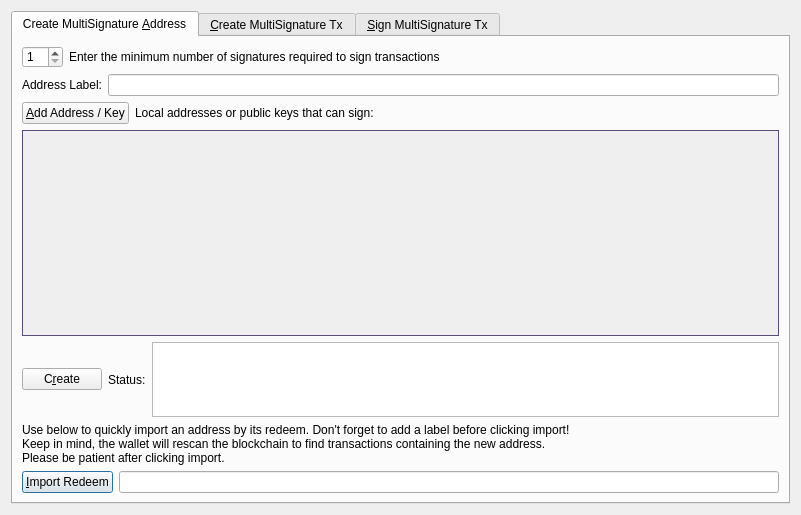
<?xml version="1.0" encoding="UTF-8"?>
<ui version="4.0">
 <class>MultisigDialog</class>
 <widget class="QDialog" name="MultisigDialog">
  <property name="geometry">
   <rect>
    <x>0</x>
    <y>0</y>
    <width>801</width>
    <height>515</height>
   </rect>
  </property>
  <property name="sizePolicy">
   <sizepolicy hsizetype="Fixed" vsizetype="Fixed">
    <horstretch>0</horstretch>
    <verstretch>0</verstretch>
   </sizepolicy>
  </property>
  <property name="windowTitle">
   <string>Multisignature Address Interactions</string>
  </property>
  <layout class="QVBoxLayout" name="verticalLayout_8">
   <item>
    <widget class="QTabWidget" name="multisigTabWidget">
     <property name="styleSheet">
      <string notr="true">QScrollArea{border: 1px solid #5b4c7c;}</string>
     </property>
     <property name="currentIndex">
      <number>0</number>
     </property>
     <widget class="QWidget" name="addMultisigTab">
      <property name="sizePolicy">
       <sizepolicy hsizetype="Minimum" vsizetype="Minimum">
        <horstretch>0</horstretch>
        <verstretch>0</verstretch>
       </sizepolicy>
      </property>
      <attribute name="title">
       <string>Create MultiSignature &amp;Address</string>
      </attribute>
      <layout class="QVBoxLayout" name="verticalLayout">
       <item>
        <layout class="QHBoxLayout" name="enterMLayout">
         <item>
          <widget class="QSpinBox" name="enterMSpinbox">
           <property name="sizePolicy">
            <sizepolicy hsizetype="Fixed" vsizetype="Fixed">
             <horstretch>0</horstretch>
             <verstretch>0</verstretch>
            </sizepolicy>
           </property>
           <property name="toolTip">
            <string>How many people must sign to verify a transaction</string>
           </property>
           <property name="minimum">
            <number>1</number>
           </property>
           <property name="maximum">
            <number>15</number>
           </property>
           <property name="value">
            <number>1</number>
           </property>
          </widget>
         </item>
         <item>
          <widget class="QLabel" name="enterMLabel">
           <property name="text">
            <string>Enter the minimum number of signatures required to sign transactions</string>
           </property>
          </widget>
         </item>
        </layout>
       </item>
       <item>
        <layout class="QHBoxLayout" name="addressLabelLayout">
         <item>
          <widget class="QLabel" name="addressLableLabel">
           <property name="text">
            <string>Address Label:</string>
           </property>
          </widget>
         </item>
         <item>
          <widget class="QLineEdit" name="multisigAddressLabel"/>
         </item>
        </layout>
       </item>
       <item>
        <layout class="QHBoxLayout" name="addAddressLayout">
         <item>
          <widget class="QPushButton" name="addAddressButton">
           <property name="toolTip">
            <string>Add another address that could sign to verify a transaction from the multisig address.</string>
           </property>
           <property name="text">
            <string>&amp;Add Address / Key</string>
           </property>
           <property name="icon">
            <iconset resource="../novacash.qrc">
             <normaloff>:/icons/add</normaloff>:/icons/add</iconset>
           </property>
           <property name="autoDefault">
            <bool>false</bool>
           </property>
          </widget>
         </item>
         <item>
          <widget class="QLabel" name="addAddressLabel">
           <property name="sizePolicy">
            <sizepolicy hsizetype="Preferred" vsizetype="Fixed">
             <horstretch>0</horstretch>
             <verstretch>0</verstretch>
            </sizepolicy>
           </property>
           <property name="text">
            <string>Local addresses or public keys that can sign:</string>
           </property>
          </widget>
         </item>
         <item>
          <spacer name="addAddressSpacer_2">
           <property name="orientation">
            <enum>Qt::Horizontal</enum>
           </property>
           <property name="sizeHint" stdset="0">
            <size>
             <width>40</width>
             <height>10</height>
            </size>
           </property>
          </spacer>
         </item>
        </layout>
       </item>
       <item>
        <widget class="QScrollArea" name="addAddressScrollArea">
         <property name="sizePolicy">
          <sizepolicy hsizetype="Preferred" vsizetype="Expanding">
           <horstretch>0</horstretch>
           <verstretch>0</verstretch>
          </sizepolicy>
         </property>
         <property name="widgetResizable">
          <bool>true</bool>
         </property>
         <widget class="QWidget" name="addAddressWidget">
          <property name="geometry">
           <rect>
            <x>0</x>
            <y>0</y>
            <width>759</width>
            <height>174</height>
           </rect>
          </property>
          <layout class="QVBoxLayout" name="verticalLayout_5">
           <item>
            <layout class="QVBoxLayout" name="addressList"/>
           </item>
           <item>
            <spacer name="verticalSpacer">
             <property name="orientation">
              <enum>Qt::Vertical</enum>
             </property>
             <property name="sizeHint" stdset="0">
              <size>
               <width>20</width>
               <height>40</height>
              </size>
             </property>
            </spacer>
           </item>
          </layout>
         </widget>
        </widget>
       </item>
       <item>
        <layout class="QHBoxLayout" name="addMultisigLayout">
         <item>
          <widget class="QPushButton" name="addMultisigButton">
           <property name="sizePolicy">
            <sizepolicy hsizetype="Preferred" vsizetype="Fixed">
             <horstretch>0</horstretch>
             <verstretch>0</verstretch>
            </sizepolicy>
           </property>
           <property name="toolTip">
            <string>Create a new multisig address</string>
           </property>
           <property name="toolTipDuration">
            <number>-3</number>
           </property>
           <property name="text">
            <string>C&amp;reate</string>
           </property>
           <property name="icon">
            <iconset resource="../novacash.qrc">
             <normaloff>:/icons/gearwheel_dark</normaloff>:/icons/gearwheel_dark</iconset>
           </property>
           <property name="autoDefault">
            <bool>false</bool>
           </property>
          </widget>
         </item>
         <item>
          <widget class="QLabel" name="label">
           <property name="text">
            <string>Status:</string>
           </property>
          </widget>
         </item>
         <item>
          <widget class="QTextEdit" name="addMultisigStatus">
           <property name="sizePolicy">
            <sizepolicy hsizetype="Expanding" vsizetype="Fixed">
             <horstretch>0</horstretch>
             <verstretch>0</verstretch>
            </sizepolicy>
           </property>
           <property name="maximumSize">
            <size>
             <width>16777215</width>
             <height>75</height>
            </size>
           </property>
           <property name="readOnly">
            <bool>true</bool>
           </property>
           <property name="textInteractionFlags">
            <set>Qt::TextSelectableByKeyboard|Qt::TextSelectableByMouse</set>
           </property>
          </widget>
         </item>
        </layout>
       </item>
       <item>
        <widget class="QLabel" name="label_2">
         <property name="sizePolicy">
          <sizepolicy hsizetype="Preferred" vsizetype="Preferred">
           <horstretch>0</horstretch>
           <verstretch>0</verstretch>
          </sizepolicy>
         </property>
         <property name="text">
          <string>Use below to quickly import an address by its redeem. Don't forget to add a label before clicking import!
Keep in mind, the wallet will rescan the blockchain to find transactions containing the new address.
Please be patient after clicking import.</string>
         </property>
         <property name="scaledContents">
          <bool>false</bool>
         </property>
         <property name="wordWrap">
          <bool>true</bool>
         </property>
        </widget>
       </item>
       <item>
        <layout class="QHBoxLayout" name="importLayout">
         <item>
          <widget class="QPushButton" name="importAddressButton">
           <property name="sizePolicy">
            <sizepolicy hsizetype="Fixed" vsizetype="Fixed">
             <horstretch>0</horstretch>
             <verstretch>0</verstretch>
            </sizepolicy>
           </property>
           <property name="text">
            <string>&amp;Import Redeem</string>
           </property>
           <property name="icon">
            <iconset resource="../novacash.qrc">
             <normaloff>:/icons/import_dark</normaloff>:/icons/import_dark</iconset>
           </property>
          </widget>
         </item>
         <item>
          <widget class="QLineEdit" name="importRedeem">
           <property name="sizePolicy">
            <sizepolicy hsizetype="Preferred" vsizetype="Fixed">
             <horstretch>0</horstretch>
             <verstretch>0</verstretch>
            </sizepolicy>
           </property>
          </widget>
         </item>
        </layout>
       </item>
      </layout>
     </widget>
     <widget class="QWidget" name="createTransactionTab">
      <attribute name="title">
       <string>&amp;Create MultiSignature Tx</string>
      </attribute>
      <layout class="QVBoxLayout" name="verticalLayout_3">
       <item>
        <layout class="QHBoxLayout" name="horizontalLayout_2">
         <item>
          <layout class="QVBoxLayout" name="createTxLayout">
           <item>
            <layout class="QHBoxLayout" name="addTxInputLayout">
             <item>
              <widget class="QLabel" name="addTxInputLabel">
               <property name="sizePolicy">
                <sizepolicy hsizetype="Fixed" vsizetype="Preferred">
                 <horstretch>0</horstretch>
                 <verstretch>0</verstretch>
                </sizepolicy>
               </property>
               <property name="text">
                <string>Inputs:</string>
               </property>
              </widget>
             </item>
             <item>
              <widget class="QPushButton" name="pushButtonCoinControl">
               <property name="sizePolicy">
                <sizepolicy hsizetype="Preferred" vsizetype="Fixed">
                 <horstretch>0</horstretch>
                 <verstretch>0</verstretch>
                </sizepolicy>
               </property>
               <property name="text">
                <string>Coin Control</string>
               </property>
              </widget>
             </item>
             <item>
              <layout class="QFormLayout" name="formLayout_2">
               <property name="rightMargin">
                <number>10</number>
               </property>
               <item row="0" column="0">
                <widget class="QLabel" name="labelQuantity">
                 <property name="text">
                  <string>Quantity Selected:</string>
                 </property>
                </widget>
               </item>
               <item row="0" column="1">
                <widget class="QLabel" name="labelQuantity_int">
                 <property name="text">
                  <string>0</string>
                 </property>
                </widget>
               </item>
               <item row="1" column="0">
                <widget class="QLabel" name="labelAmount">
                 <property name="text">
                  <string>Amount:</string>
                 </property>
                </widget>
               </item>
               <item row="1" column="1">
                <widget class="QLabel" name="labelAmount_int">
                 <property name="text">
                  <string>0</string>
                 </property>
                </widget>
               </item>
              </layout>
             </item>
             <item>
              <widget class="QPushButton" name="addInputButton">
               <property name="sizePolicy">
                <sizepolicy hsizetype="Preferred" vsizetype="Fixed">
                 <horstretch>0</horstretch>
                 <verstretch>0</verstretch>
                </sizepolicy>
               </property>
               <property name="toolTip">
                <string>Add an input to fund the outputs</string>
               </property>
               <property name="text">
                <string>Add a Raw Input</string>
               </property>
               <property name="icon">
                <iconset resource="../novacash.qrc">
                 <normaloff>:/css/default</normaloff>:/css/default</iconset>
               </property>
              </widget>
             </item>
            </layout>
           </item>
           <item>
            <widget class="QScrollArea" name="txInputsScrollArea">
             <property name="sizePolicy">
              <sizepolicy hsizetype="Preferred" vsizetype="Expanding">
               <horstretch>0</horstretch>
               <verstretch>0</verstretch>
              </sizepolicy>
             </property>
             <property name="widgetResizable">
              <bool>true</bool>
             </property>
             <widget class="QWidget" name="txInputsWidget">
              <property name="geometry">
               <rect>
                <x>0</x>
                <y>0</y>
                <width>747</width>
                <height>137</height>
               </rect>
              </property>
              <layout class="QVBoxLayout" name="verticalLayout_7">
               <item>
                <layout class="QVBoxLayout" name="inputsList"/>
               </item>
               <item>
                <spacer name="txInputsSpacer">
                 <property name="orientation">
                  <enum>Qt::Vertical</enum>
                 </property>
                 <property name="sizeHint" stdset="0">
                  <size>
                   <width>20</width>
                   <height>80</height>
                  </size>
                 </property>
                </spacer>
               </item>
              </layout>
             </widget>
            </widget>
           </item>
           <item>
            <layout class="QHBoxLayout" name="addDestinationLayout">
             <item>
              <widget class="QLabel" name="addDestinationLabel">
               <property name="text">
                <string>Address / Amount:</string>
               </property>
              </widget>
             </item>
             <item>
              <widget class="QPushButton" name="addDestinationButton">
               <property name="sizePolicy">
                <sizepolicy hsizetype="Fixed" vsizetype="Fixed">
                 <horstretch>0</horstretch>
                 <verstretch>0</verstretch>
                </sizepolicy>
               </property>
               <property name="toolTip">
                <string>Add destinations to send NOVA to</string>
               </property>
               <property name="text">
                <string>Add &amp;Destination</string>
               </property>
               <property name="icon">
                <iconset resource="../novacash.qrc">
                 <normaloff>:/icons/add</normaloff>:/icons/add</iconset>
               </property>
              </widget>
             </item>
             <item>
              <spacer name="addDestinationHorizontalSpacer">
               <property name="orientation">
                <enum>Qt::Horizontal</enum>
               </property>
               <property name="sizeHint" stdset="0">
                <size>
                 <width>40</width>
                 <height>20</height>
                </size>
               </property>
              </spacer>
             </item>
            </layout>
           </item>
           <item>
            <widget class="QScrollArea" name="destionationsScrollArea">
             <property name="sizePolicy">
              <sizepolicy hsizetype="Expanding" vsizetype="Expanding">
               <horstretch>0</horstretch>
               <verstretch>0</verstretch>
              </sizepolicy>
             </property>
             <property name="widgetResizable">
              <bool>true</bool>
             </property>
             <widget class="QWidget" name="destinationsScrollAreaContents">
              <property name="geometry">
               <rect>
                <x>0</x>
                <y>0</y>
                <width>747</width>
                <height>136</height>
               </rect>
              </property>
              <layout class="QVBoxLayout" name="verticalLayout_11">
               <item>
                <layout class="QVBoxLayout" name="destinationsList"/>
               </item>
               <item>
                <spacer name="destinationsSpacer">
                 <property name="orientation">
                  <enum>Qt::Vertical</enum>
                 </property>
                 <property name="sizeHint" stdset="0">
                  <size>
                   <width>20</width>
                   <height>20</height>
                  </size>
                 </property>
                </spacer>
               </item>
              </layout>
             </widget>
            </widget>
           </item>
           <item>
            <layout class="QHBoxLayout" name="horizontalLayout_4">
             <item>
              <widget class="QPushButton" name="createButton">
               <property name="sizePolicy">
                <sizepolicy hsizetype="Fixed" vsizetype="Fixed">
                 <horstretch>0</horstretch>
                 <verstretch>0</verstretch>
                </sizepolicy>
               </property>
               <property name="minimumSize">
                <size>
                 <width>150</width>
                 <height>0</height>
                </size>
               </property>
               <property name="toolTip">
                <string>Create a transaction object using the given inputs to the given outputs</string>
               </property>
               <property name="text">
                <string>Cr&amp;eate</string>
               </property>
               <property name="icon">
                <iconset resource="../novacash.qrc">
                 <normaloff>:/icons/gearwheel_dark</normaloff>:/icons/gearwheel_dark</iconset>
               </property>
               <property name="autoDefault">
                <bool>false</bool>
               </property>
               <property name="default">
                <bool>true</bool>
               </property>
              </widget>
             </item>
             <item>
              <widget class="QLabel" name="createButtonLabel">
               <property name="sizePolicy">
                <sizepolicy hsizetype="Fixed" vsizetype="Preferred">
                 <horstretch>0</horstretch>
                 <verstretch>0</verstretch>
                </sizepolicy>
               </property>
               <property name="text">
                <string>Status:</string>
               </property>
               <property name="alignment">
                <set>Qt::AlignRight|Qt::AlignTrailing|Qt::AlignVCenter</set>
               </property>
              </widget>
             </item>
             <item>
              <widget class="QTextEdit" name="createButtonStatus">
               <property name="sizePolicy">
                <sizepolicy hsizetype="Expanding" vsizetype="Minimum">
                 <horstretch>0</horstretch>
                 <verstretch>0</verstretch>
                </sizepolicy>
               </property>
               <property name="maximumSize">
                <size>
                 <width>16777215</width>
                 <height>16777215</height>
                </size>
               </property>
               <property name="sizeAdjustPolicy">
                <enum>QAbstractScrollArea::AdjustToContents</enum>
               </property>
               <property name="readOnly">
                <bool>true</bool>
               </property>
              </widget>
             </item>
            </layout>
           </item>
          </layout>
         </item>
         <item>
          <layout class="QHBoxLayout" name="horizontalLayout_3"/>
         </item>
        </layout>
       </item>
      </layout>
     </widget>
     <widget class="QWidget" name="signMultisigTransaction">
      <property name="styleSheet">
       <string notr="true">txScrollArea:{
	border: 1px solid #5b4c7c;
}
keyScrollArea:{
	border: 1px solid #5b4c7c;
}
txScrollArea:{
	border: 1px solid #5b4c7c;
}</string>
      </property>
      <attribute name="title">
       <string>&amp;Sign MultiSignature Tx</string>
      </attribute>
      <layout class="QVBoxLayout" name="verticalLayout_4">
       <item>
        <layout class="QHBoxLayout" name="transactionHexLayout">
         <item>
          <widget class="QLabel" name="transactionHexLabel">
           <property name="text">
            <string>Transaction Hex:</string>
           </property>
          </widget>
         </item>
         <item>
          <widget class="QLineEdit" name="transactionHex">
           <property name="toolTip">
            <string/>
           </property>
          </widget>
         </item>
        </layout>
       </item>
       <item>
        <layout class="QHBoxLayout" name="horizontalLayout">
         <item>
          <layout class="QVBoxLayout" name="verticalLayout_2">
           <item>
            <layout class="QHBoxLayout" name="horizontalLayout_7">
             <item>
              <widget class="QPushButton" name="signButton">
               <property name="sizePolicy">
                <sizepolicy hsizetype="Preferred" vsizetype="Fixed">
                 <horstretch>0</horstretch>
                 <verstretch>0</verstretch>
                </sizepolicy>
               </property>
               <property name="minimumSize">
                <size>
                 <width>150</width>
                 <height>0</height>
                </size>
               </property>
               <property name="toolTip">
                <string>Sign the transaction from this wallet or from provided private keys</string>
               </property>
               <property name="text">
                <string>S&amp;ign</string>
               </property>
               <property name="icon">
                <iconset resource="../novacash.qrc">
                 <normaloff>:/icons/inkpot_dark</normaloff>:/icons/inkpot_dark</iconset>
               </property>
               <property name="autoDefault">
                <bool>false</bool>
               </property>
               <property name="default">
                <bool>true</bool>
               </property>
              </widget>
             </item>
             <item>
              <widget class="QPushButton" name="commitButton">
               <property name="enabled">
                <bool>false</bool>
               </property>
               <property name="sizePolicy">
                <sizepolicy hsizetype="Preferred" vsizetype="Fixed">
                 <horstretch>0</horstretch>
                 <verstretch>0</verstretch>
                </sizepolicy>
               </property>
               <property name="toolTip">
                <string>&lt;html&gt;&lt;head/&gt;&lt;body&gt;&lt;p&gt;DISABLED until transaction has been signed enough times.&lt;/p&gt;&lt;/body&gt;&lt;/html&gt;</string>
               </property>
               <property name="autoFillBackground">
                <bool>false</bool>
               </property>
               <property name="text">
                <string>Co&amp;mmit</string>
               </property>
               <property name="icon">
                <iconset resource="../novacash.qrc">
                 <normaloff>:/icons/thumbup_dark</normaloff>:/icons/thumbup_dark</iconset>
               </property>
               <property name="autoDefault">
                <bool>true</bool>
               </property>
              </widget>
             </item>
             <item>
              <layout class="QHBoxLayout" name="addPrivKeyLayout">
               <item>
                <widget class="QPushButton" name="addPrivKeyButton">
                 <property name="sizePolicy">
                  <sizepolicy hsizetype="Fixed" vsizetype="Fixed">
                   <horstretch>0</horstretch>
                   <verstretch>0</verstretch>
                  </sizepolicy>
                 </property>
                 <property name="toolTip">
                  <string>Add private keys to sign the transaction with</string>
                 </property>
                 <property name="text">
                  <string>Add Private &amp;Key</string>
                 </property>
                 <property name="icon">
                  <iconset resource="../novacash.qrc">
                   <normaloff>:/icons/add</normaloff>:/icons/add</iconset>
                 </property>
                </widget>
               </item>
               <item>
                <widget class="QLabel" name="addPrivKeyLabel">
                 <property name="text">
                  <string>Sign with only private keys (Not Recommened)</string>
                 </property>
                </widget>
               </item>
              </layout>
             </item>
            </layout>
           </item>
           <item>
            <layout class="QHBoxLayout" name="horizontalLayout_5">
             <item>
              <widget class="QLabel" name="signButtonStatusLabel">
               <property name="text">
                <string>Status:</string>
               </property>
              </widget>
             </item>
             <item>
              <widget class="QTextEdit" name="signButtonStatus">
               <property name="sizePolicy">
                <sizepolicy hsizetype="Expanding" vsizetype="Preferred">
                 <horstretch>0</horstretch>
                 <verstretch>0</verstretch>
                </sizepolicy>
               </property>
               <property name="maximumSize">
                <size>
                 <width>16777215</width>
                 <height>16777215</height>
                </size>
               </property>
               <property name="verticalScrollBarPolicy">
                <enum>Qt::ScrollBarAsNeeded</enum>
               </property>
               <property name="readOnly">
                <bool>true</bool>
               </property>
               <property name="textInteractionFlags">
                <set>Qt::TextSelectableByKeyboard|Qt::TextSelectableByMouse</set>
               </property>
              </widget>
             </item>
            </layout>
           </item>
           <item>
            <widget class="QScrollArea" name="keyScrollArea">
             <property name="sizePolicy">
              <sizepolicy hsizetype="Expanding" vsizetype="Expanding">
               <horstretch>0</horstretch>
               <verstretch>0</verstretch>
              </sizepolicy>
             </property>
             <property name="sizeAdjustPolicy">
              <enum>QAbstractScrollArea::AdjustToContents</enum>
             </property>
             <property name="widgetResizable">
              <bool>true</bool>
             </property>
             <widget class="QWidget" name="keyScrollAreaContents">
              <property name="geometry">
               <rect>
                <x>0</x>
                <y>0</y>
                <width>755</width>
                <height>174</height>
               </rect>
              </property>
              <layout class="QVBoxLayout" name="verticalLayout_9">
               <item>
                <layout class="QVBoxLayout" name="keyList"/>
               </item>
               <item>
                <spacer name="keySpacer">
                 <property name="orientation">
                  <enum>Qt::Vertical</enum>
                 </property>
                 <property name="sizeHint" stdset="0">
                  <size>
                   <width>20</width>
                   <height>20</height>
                  </size>
                 </property>
                </spacer>
               </item>
              </layout>
             </widget>
            </widget>
           </item>
          </layout>
         </item>
        </layout>
       </item>
      </layout>
     </widget>
    </widget>
   </item>
  </layout>
 </widget>
 <resources>
  <include location="../novacash.qrc"/>
 </resources>
 <connections/>
</ui>
